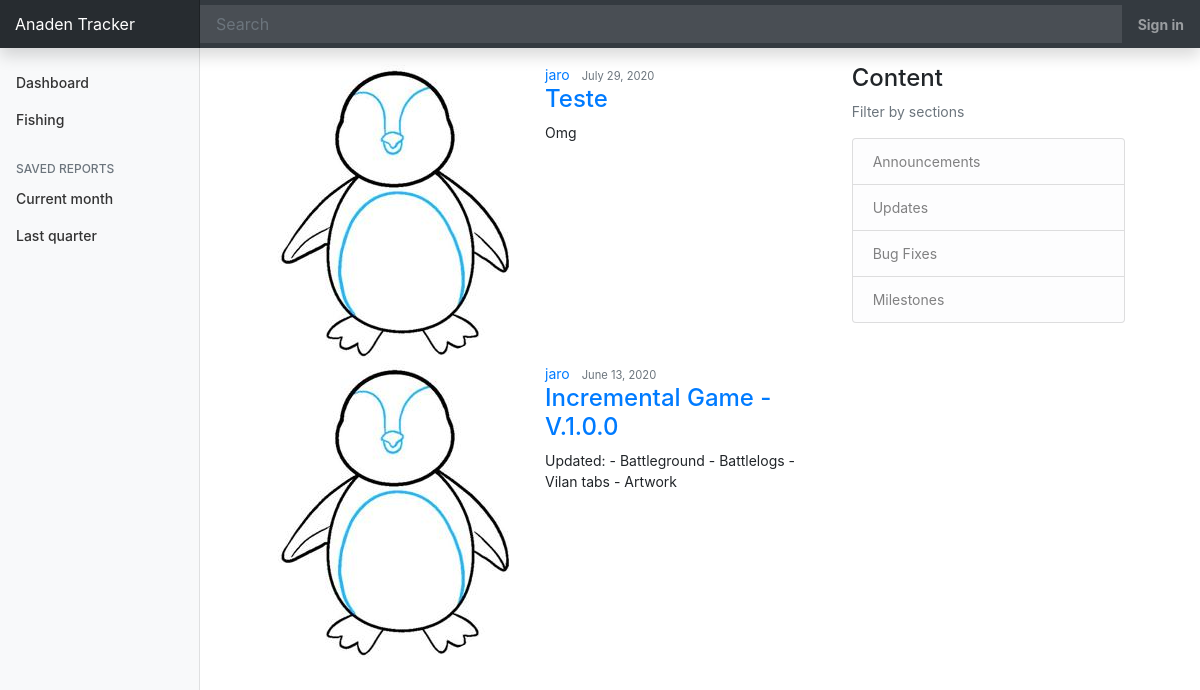
Screenshot of /blog/ with the database file from the repository.
### blog/models.py (models this page shows, shortened)
class Post(models.Model):
    title = models.CharField(max_length=100)
    content = models.TextField()
    date_posted = models.DateTimeField(default=timezone.now)
    author = models.ForeignKey(User, on_delete=models.CASCADE)

### users/api/fishing/models.py (models this page shows, shortened)
class Profile(models.Model):
    user = models.OneToOneField(User, on_delete=models.CASCADE)
    image = models.ImageField(default='default.jpg', upload_to='profile_pics')
    rod = models.PositiveIntegerField(default='1')

### blog/views.py (the view)
# urls.py: path('blog/', PostListView.as_view(), name='blog'),
class PostListView(ListView):
    model = Post
    template_name = 'blog/blog.html' # <app>/<model>_<viewtype>.html
    context_object_name = 'posts'
    ordering = ['-date_posted']

### blog/templates/blog/blog.html (shortened to what this page needs)
{% extends "blog/base.html" %}
{% block content %}
<main role="main" class="container">
    <div class="row col-12">
      <div class="col-md-8">
          {% for post in posts %}
          <article class="media content-section">
              <img  class="rounded-circle article-img" src="{{ post.author.profile.image.url }}" alt="">
                <div class="media-body">
                    <div class="article-metadata">
                      <a class="mr-2" href="#">{{ post.author }}</a>
                      <small class="text-muted">{{ post.date_posted|date:"F j, Y" }}</small>
                    </div>
                    <h4><a class="article-title" href="{% url 'post-detail' post.id %}">{{ post.title }}</a></h4>
                    <p class="article-content">{{ post.content }}</p>
                </div>
          </article>
          {% endfor %}
      </div>
        <div class="col-md-4">
          <div class="content-section">
            <h4>Content</h4>
            <p class='text-muted'>Filter by sections
              <ul class="list-group">
                <li class="list-group-item list-group-item-light">Announcements</li>
                <li class="list-group-item list-group-item-light">Updates</li>
                <li class="list-group-item list-group-item-light">Bug Fixes</li>
                <li class="list-group-item list-group-item-light">Milestones</li>
              </ul>
            </p>
          </div>
        </div>
      </div>
</main>
{% endblock %}

### blog/static/blog/main.css (style rules this page uses)
body { font-size: .875rem; }

### rows the page displays
Post: author.profile.image (placeholder picture), author "jaro", date_posted "July 29, 2020", title "Teste", content "Omg"
Post: author.profile.image (placeholder picture), author "jaro", date_posted "June 13, 2020", title "Incremental Game - V.1.0.0", content "Updated: - Battleground - Battlelogs - Vilan tabs - Artwork"
